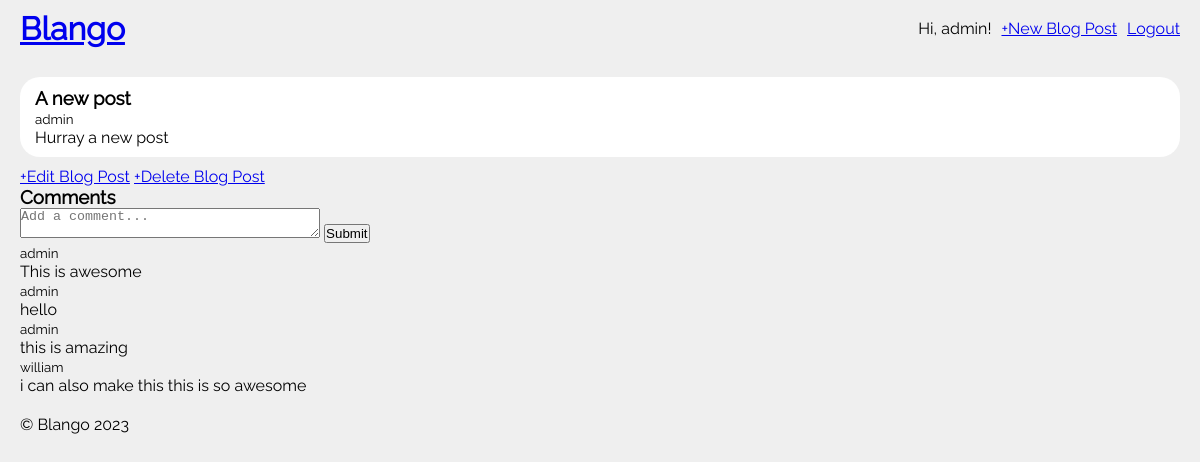
The app's page /post/1/ (signed in) with its own data.
### accounts/models.py (models this page shows)
class User(AbstractUser):
    class Meta:
        db_table = "auth_user"

### blog/models.py (models this page shows, shortened)
class Post(models.Model):
    title = models.CharField(max_length=255)
    author = models.ForeignKey(settings.AUTH_USER_MODEL, on_delete=models.CASCADE)
    body = models.TextField()

class Comment(models.Model):
    post = models.ForeignKey(Post, on_delete=models.CASCADE)
    author = models.ForeignKey(settings.AUTH_USER_MODEL, on_delete=models.CASCADE)
    body = models.TextField()

### blog/views.py (the view, shortened to what this page needs)
# urls.py: path("post/<int:pk>/", BlogDetailView.as_view(), name="post_detail"),
class BlogDetailView(DetailView):
    model = Post
    template_name = "post_detail.html"
    def get_context_data(self, **kwargs):
        context = super().get_context_data(**kwargs)
        context["comment_form"] = CommentForm()
        return context

### blog/forms.py
class CommentForm(forms.ModelForm):
    class Meta:
        model = Comment
        fields = ["body"]
        widgets = {
            "body": forms.Textarea(attrs={"style": "height: 30px; width: 300px;", "placeholder": "Add a comment..."}),
        }

### templates/post_detail.html (shortened to what this page needs)
{% extends "base.html" %}
{% block content %}
		<main>
			<div class="post">
				<h3>{{ post.title }}</h3>
				<span><small>{{ post.author }}</small></span>
				<p>{{ post.body }}</p>
			</div>
      {% if user.is_authenticated and user == post.author %}
        <a href="{% url 'post_update' post.pk %}">+Edit Blog Post</a>
        <a href="{% url 'post_delete' post.pk %}">+Delete Blog Post</a>
      {% endif %}
      <div class="comments">
        <h3>Comments</h3>
        {% if user.is_authenticated %}
          <form action="" method="post">
            {{ comment_form.body }}
            <input type="submit" value="Submit">
          </form>
        {% endif %}
        {% for comment in post.comment_set.all %}
          <div class="comment">
            <span><small>{{ comment.author }}</small></span>
            <p>{{ comment.body }}</p>
          </div>
        {% endfor %}
      </div>
		</main>
{% endblock %}

### templates/header.html
  <header>
    <h1 class="brand"><a href="/">Blango</a></h1>
    <div class="flex gap-10">
      {% if user.is_authenticated %}
        <p>Hi, {{ user.username }}!</p>
        <a href="{% url 'post_create' %}">+New Blog Post</a>
        <a href="{% url 'logout' %}">Logout</a>
      {% else %}
        <a href="{% url 'login' %}">Login</a>
        <a href="{% url 'register' %}">Register</a>
      {% endif %}
    </div>
  </header>

### static/css/base.css (style rules this page uses)
* { margin: 0; padding: 0; box-sizing: border-box; }
body { font-family: raleway; background-color: #efefef; }
header { display: flex; padding: 10px 20px; align-items: center; justify-content: space-between; }
.brand { font-size: 2em; font-weight: bold; }
main { padding: 10px 20px; }
.post { padding: 10px 15px; margin: 10px 0px; border-radius: 20px; background-color: #ffffff; }

### static/css/base_old.css (style rules this page uses)
* { margin: 0; padding: 0; box-sizing: border-box; }
body { font-family: raleway; background-color: #efefef; }
header { display: flex; padding: 10px 20px; align-items: center; justify-content: space-between; }
.brand { font-size: 2em; font-weight: bold; }
main { padding: 10px 20px; }
.post { padding: 10px 15px; margin: 10px 0px; border-radius: 20px; background-color: #ffffff; }

### static/css/util.css (style rules this page uses)
.flex { display: flex; }
.gap-10 { gap: 10px; }

### records on screen
Post: title "A new post", author "admin", body "Hurray a new post"
Comment: author "admin", body "This is awesome"
Comment: author "admin", body "hello"
Comment: author "admin", body "this is amazing"
Comment: author "william", body "i can also make this this is so awesome"

### other values on screen
{{ user.username }} "admin"
